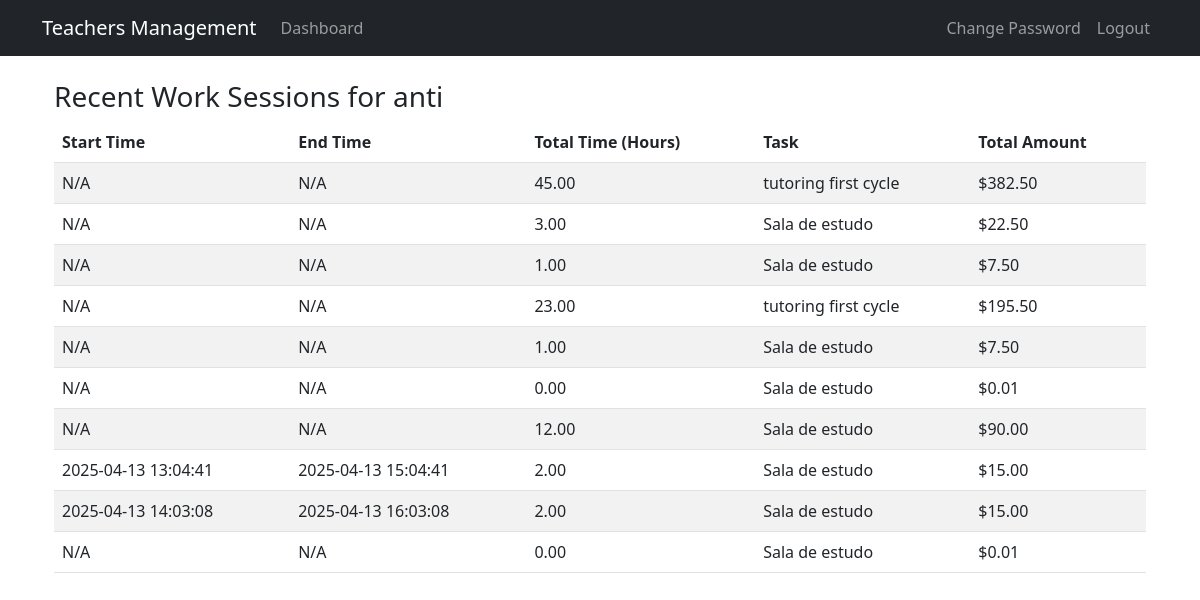
/dashboard/dashboard/recent-work-sessions/1/ (signed in), run on an earlier commit of the app's database.
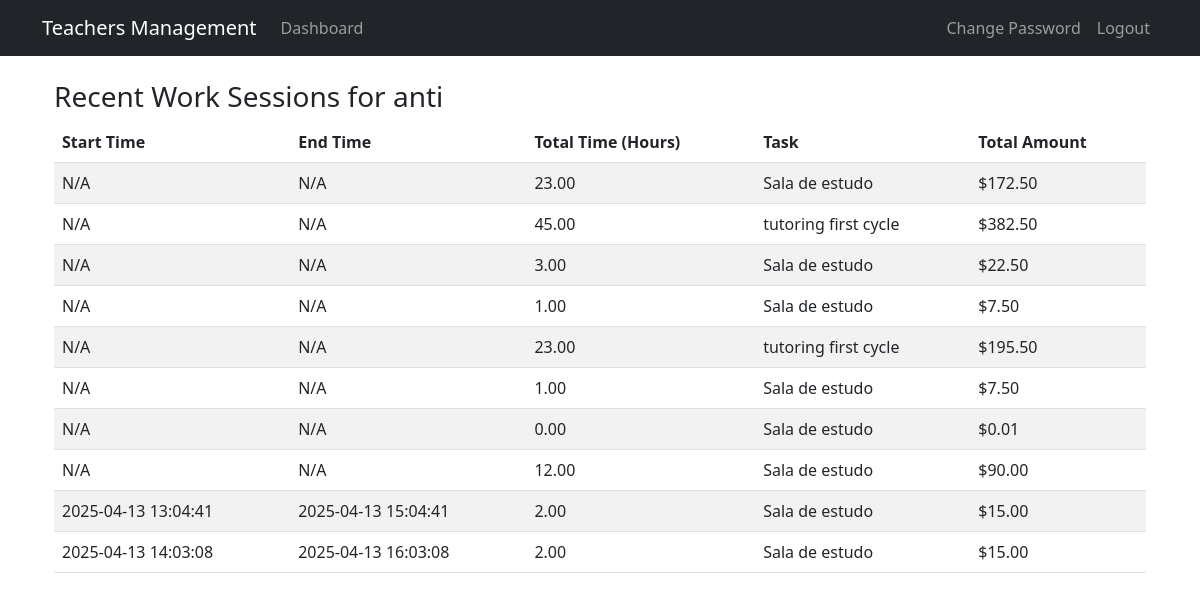
And on a later commit of the database.
### teachers_app/models.py (models this page shows, shortened)
class WorkSession(models.Model):
    ENTRY_TYPE_CHOICES = [
        ('manual', 'Manual Hours Input'),
        ('clock', 'Clock In/Out'),
        ('time_range', 'Time Range'),
    ]
    teacher = models.ForeignKey(Teacher, on_delete=models.CASCADE)
    task = models.ForeignKey(Task, on_delete=models.CASCADE)
    entry_type = models.CharField(max_length=10, choices=ENTRY_TYPE_CHOICES)
    manual_hours = models.DecimalField(max_digits=5, decimal_places=2, null=True, blank=True)
    clock_in = models.DateTimeField(null=True, blank=True)
    clock_out = models.DateTimeField(null=True, blank=True)
    start_time = models.DateTimeField(null=True, blank=True)
    end_time = models.DateTimeField(null=True, blank=True)
    created_at = models.DateTimeField(auto_now_add=True)
    total_amount = models.DecimalField(max_digits=10, decimal_places=2, null=True, blank=True)
    @property
    def calculated_hours(self):
        if self.entry_type == 'manual' and self.manual_hours:
            return self.manual_hours
        elif self.entry_type == 'clock' and self.clock_in and self.clock_out:
            duration = self.clock_out - self.clock_in
            return duration.total_seconds() / 3600  # Return hours
        elif self.entry_type == 'time_range' and self.start_time and self.end_time:
            duration = self.end_time - self.start_time
            return duration.total_seconds() / 3600  # Return hours
        return None  # Return None if no valid data
    def __str__(self):
        if self.entry_type == 'manual':
            return f"{self.teacher} - {self.task} - {self.manual_hours} hours"
        elif self.entry_type == 'time_range':
            return f"{self.teacher} - {self.task} - {self.start_time} to {self.end_time}"
        return f"{self.teacher} - {self.task} - {self.clock_in} to {self.clock_out}"

class Task(models.Model):
    name = models.CharField(max_length=100)
    hourly_rate = models.DecimalField(max_digits=10, decimal_places=2)
    description = models.TextField(blank=True)
    created_at = models.DateTimeField(auto_now_add=True)
    updated_at = models.DateTimeField(auto_now=True)
    def __str__(self):
        return f"{self.name} (${self.hourly_rate}/hour)"

### teachers_app/views.py (the view)
# urls.py: path('dashboard/recent-work-sessions/<int:teacher_id>/', views.recent_work_sessions, name='recent_work_sessions'),
@login_required
@user_passes_test(lambda u: u.is_superuser or u.is_teacher)  # Allow both roles to access
def recent_work_sessions(request, teacher_id=None):
    if not request.user.is_superuser:
        teacher = get_object_or_404(Teacher, user=request.user)
    else:
        teacher = get_object_or_404(Teacher, id=teacher_id)
    work_sessions = WorkSession.objects.filter(teacher=teacher).order_by('-created_at')[:10]
    print(f"Teacher: {teacher}")
    print(f"Work Sessions: {work_sessions}")
    context = {
        'teacher': teacher,
        'work_sessions': work_sessions,
    }
    return render(request, 'recent_work_sessions.html', context)

### teachers_app/models.py (called while the page is built)
    def __str__(self):
        return f"{self.user.username} - {self.subjects}" if self.subjects else self.user.username

### templates/recent_work_sessions.html (shortened to what this page needs)
{% extends 'base.html' %}
{% block content %}
<div class="container">
    <h3>Recent Work Sessions for {{ teacher.user.username }}</h3>
    {% if work_sessions %}
    <table class="table table-striped">
        <thead>
        <tr>
            <th>Start Time</th>
            <th>End Time</th>
            <th>Total Time (Hours)</th>
            <th>Task</th>
            <th>Total Amount</th>
        </tr>
        </thead>
        <tbody>
        {% for session in work_sessions %}
        <tr>
            <td>
                {% if session.start_time %}
                {{ session.start_time|date:"Y-m-d H:i:s" }}
                {% else %}
                N/A
                {% endif %}
            </td>
            <td>
                {% if session.end_time %}
                {{ session.end_time|date:"Y-m-d H:i:s" }}
                {% else %}
                N/A
                {% endif %}
            </td>
            <td>
                {% if session.calculated_hours %}
                {{ session.calculated_hours|floatformat:2 }}
                {% else %}
                N/A
                {% endif %}
            </td>
            <td>{{ session.task.name }}</td>
            <td>${{ session.total_amount }}</td>
        </tr>
        {% endfor %}
        </tbody>
    </table>
    {% else %}
    <p>No recent work sessions found.</p>
    {% endif %}
</div>
{% endblock %}

What changed in the data, as far as the page shows it:
no longer on this page (row unchanged): WorkSession: shows "N/A", calculated_hours "0.00", task.name "Sala de estudo", total_amount "0.01"
added WorkSession: shows "N/A", calculated_hours "23.00", task.name "Sala de estudo", total_amount "172.50"
